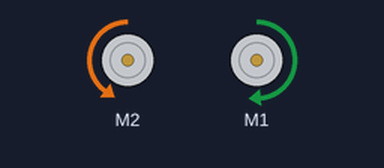
The sketch below on a simulated Arduino Uno, built with avr-gcc and run on an emulated ATmega328P. On the bench: 2 × DC motor (green arrow = forward, orange = backward, longer = faster). What the sketch prints to the serial monitor is not drawn.

Above: at 1.0 s.
At 2.2 s:
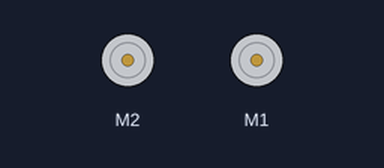
At 3.5 s:
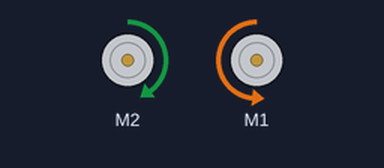
Timing chart, 0 to 6.5 s (numbered marks = the images above):
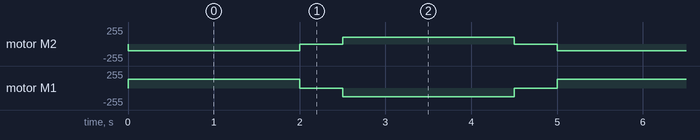

Measured:
- by itself, motor M2: repeats every 5.0 s: stopped 0.50 s, forward 100/255 2.0 s, stopped 0.50 s, backward 100/255 2.0 s
- by itself, motor M1: repeats every 5.0 s: stopped 0.50 s, backward 132/255 2.0 s, stopped 0.50 s, forward 132/255 2.0 s

The sketch:

Manual_RMCA_P3_2.ino
```cpp
#include <AFMotor.h>

AF_DCMotor motorR(2);//El motor derecho está conectado a M2 en el Motor Shield
AF_DCMotor motorL(1);//El motor izquierdo está conectado a M1 en el Motor Shield

//Velocidades calibradas para giro en linea recta
//Coloca aquí las velocidades calibradas de tu robot
int vm_derecho_F=100;
int vm_derecho_B=100;
int vm_izquierdo_F=132;
int vm_izquierdo_B=132;

void setup() {
  Serial.begin(9600);
  Serial.println("!Prueba de motores!");
  // Encendemos los motores a una velocidad = 100/255
  motorR.setSpeed(100);
  motorL.setSpeed(100);
  motorR.run(RELEASE);//liberamos los motores
  motorL.run(RELEASE);
}

void loop() {
  //Hacemos girar ambos motores, uno hacia atrás y el otro hacia adelante para observar un giro del robot sobre su propio eje
  //Antes asignamos la velocidad de cada motor
  motorR.setSpeed(vm_derecho_B);
  motorL.setSpeed(vm_izquierdo_F);
  motorR.run(BACKWARD);//Hacemos girar el motor de la derecha hacia atras para conseguir un giro horario
  motorL.run(FORWARD);
  delay(2000);//Mantenemos el avance por 2 segundos
  motorR.run(RELEASE);
  motorL.run(RELEASE);
  delay(500);//Mantenemos la robot en su posición por medio segundo

  //Hacemos girar ambos motores, uno hacia atrás y el otro hacia adelante para observar un giro del robot sobre su propio eje
  //Antes asignamos la velocidad de cada motor
  motorR.setSpeed(vm_derecho_F );
  motorL.setSpeed(vm_izquierdo_B );
  motorR.run(FORWARD);
  motorL.run(BACKWARD);//Hacemos girar el motor de la izquierda hacia atrás para conseguir un giro antihirario
  delay(2000);//Mantenemos el avance por 2 segundos
  motorR.run(RELEASE);
  motorL.run(RELEASE);
  delay(500);//Mantenemos al robot estático 0.5 segundos antes de repetir el ciclo

}
```
